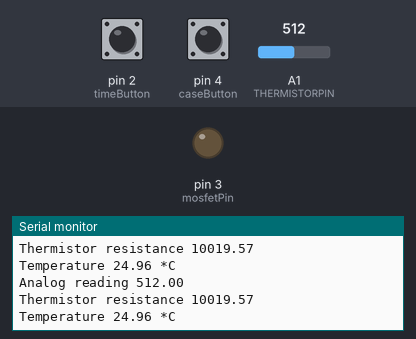
Simulated run of this sketch. Board: Arduino Uno, built with avr-gcc and run on an emulated ATmega328P. Parts: output pins drawn as LEDs (lit = HIGH), the last lines printed to the serial monitor. Inputs (shaded band) come from the test bench; at power-on: A1 (THERMISTORPIN) = 512, pin 2 (timeButton) HIGH, pin 4 (caseButton) HIGH. EEPROM starts erased; pins used as bus, display or sensor lines are not drawn.

Above: at 1.2 s.
1.3 s: A1 (THERMISTORPIN) set to 900
At 1.34 s:
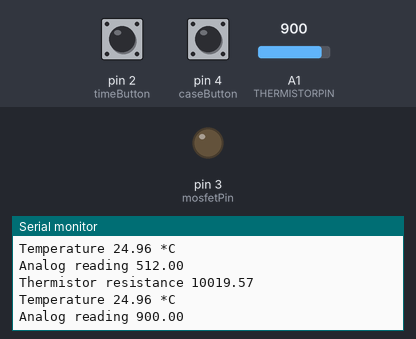
4.3 s: pin 2 (timeButton) pulled LOW for 0.15 s
At 4.49 s:
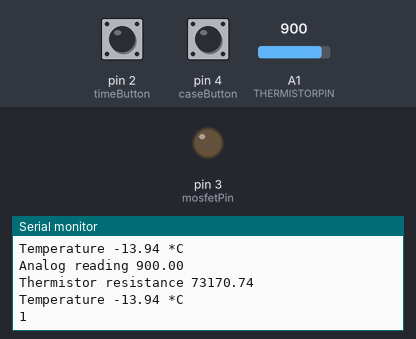
7.4 s: pin 4 (caseButton) pulled LOW for 0.15 s
10.5 s: pin 2 (timeButton) pulled LOW for 1 s
At 10.58 s:
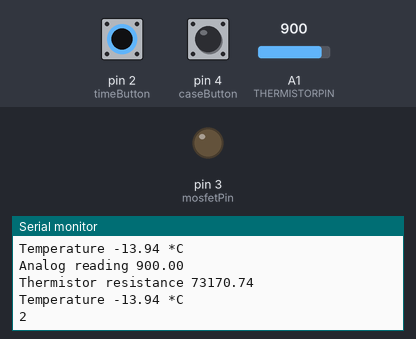
14.5 s: pin 4 (caseButton) pulled LOW for 1 s
18.5 s: A1 (THERMISTORPIN) set to 1023
At 18.57 s:
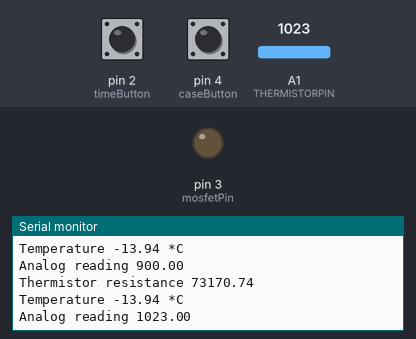
Timing chart, 0 to 21.1 s (numbered marks = the images above; inputs shaded):
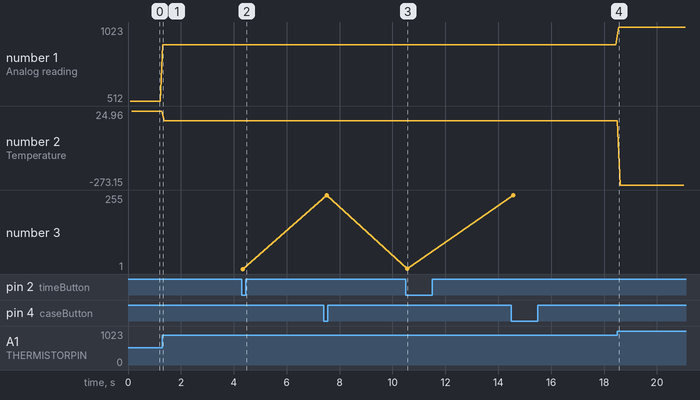

The sketch:

Millis_EEPROM--r-wBug.ino
```cpp
#include<EEPROM.h>

#define SERIESRESISTOR 10000

#define THERMISTORNOMINAL 10000

// What pin to connect the sensor to
int THERMISTORPIN =A1;

#define BCOEFFICIENT 3950

#define TEMPERATURENOMINAL 25

float steinhart;
float reading;

int timeButton = 2;  // Pin za zgolemvanje na vremeto
int caseButton = 4;   // Pin za kapakot od greacot
int mosfetPin = 3;    // MOSFET Attiny-0 arduino-3
int ledPin = 1;       // LED dioda
int mosfetPWM = 767;  // PWM na mosfet

int vreme = 0;        // postaveno vreme
int zgolemuvanje = 1; // za kolku se zgolemuva vremeto
/***********************************************************/

boolean buttonTimeState = false;     // State na timeButton pinot
boolean buttonCaseClosed = false;    // State za kapakot od greacot

unsigned long currentMillis;
unsigned long startMillis;  // Stores timing for caseButton
unsigned long interval = 1000;
/***********************************************************/


void setup() {
pinMode (mosfetPin, OUTPUT);
pinMode (ledPin, OUTPUT);
pinMode (timeButton, INPUT);
pinMode (caseButton, INPUT);
pinMode (THERMISTORPIN, INPUT);

digitalWrite (mosfetPin, LOW);
digitalWrite (ledPin, LOW);
Serial.begin(9600);
EEPROM.read(45);
}

void loop() {
  checkTimeButton();
}

void checkTimeButton()  {
  digitalWrite(ledPin, LOW);
  delay(30);
  digitalWrite(ledPin, HIGH);
  delay(30);
  digitalWrite(ledPin, LOW);
  delay(30);

if (digitalRead(timeButton) == LOW && !buttonTimeState && vreme < 10) {
    buttonTimeState = true;
      vreme += zgolemuvanje;
      Serial.println(vreme);
        digitalWrite(ledPin, HIGH);
        delay((200*vreme));
        digitalWrite(ledPin, LOW);
    }
  else if ( digitalRead(timeButton) == HIGH && buttonTimeState) {
        buttonTimeState = false;
    }
if (digitalRead(timeButton) == LOW && !buttonTimeState && vreme >= 10) {
   vreme = 0;
   Serial.println(vreme);
      }

/*****************************************************************/
  reading = analogRead(THERMISTORPIN);

  Serial.print("Analog reading ");
  Serial.println(reading);

  // convert the value to resistance
  reading = (1023 / reading)  - 1;     // (1023/ADC - 1)
  reading = SERIESRESISTOR / reading;  // 10K / (1023/ADC - 1)
  Serial.print("Thermistor resistance ");
  Serial.println(reading);


  steinhart = reading / THERMISTORNOMINAL;     // (R/Ro)
  steinhart = log(steinhart);                  // ln(R/Ro)
  steinhart /= BCOEFFICIENT;                   // 1/B * ln(R/Ro)
  steinhart += 1.0 / (TEMPERATURENOMINAL + 273.15); // + (1/To)
  steinhart = 1.0 / steinhart;                 // Invert
  steinhart -= 273.15;                         // convert to C

Serial.print("Temperature ");
  Serial.print(steinhart);
  Serial.println(" *C");

/***************************************************/
if (digitalRead(caseButton) == LOW && !buttonCaseClosed && steinhart < 30) {
    buttonCaseClosed = true;
    EEPROM.write(45, vreme);
      startMillis = millis();
      unsigned long vremeNaGreac = vreme * interval;
      Serial.println(EEPROM.read(1));
      Serial.println("Case Closed");
        if ((startMillis) < vremeNaGreac) {
          analogWrite(mosfetPin, mosfetPWM);
     }
         else if ((startMillis) >= vremeNaGreac) {
          digitalWrite(mosfetPin, LOW);
          startMillis= millis();
     }

    }

else if (digitalRead(caseButton) == HIGH && buttonCaseClosed || steinhart >= 30) {
    buttonCaseClosed = false;
  }
 }

/***************************************************/
```

Measured:
- after the input at 1.3 s, the serial monitor: prints a new line at once (image 1)
- after the input at 4.3 s, the serial monitor: prints a new line at once (image 2)
- after the input at 10.5 s, the serial monitor: prints a new line after 0.06 s (image 3)
- after the input at 18.5 s, the serial monitor: prints a new line after 0.05 s (image 4)
- plotted number 1: 512 → 900 after the input at 1.3 s, 900 → 1023 after the input at 18.5 s
- plotted number 2: 24.96 → -13.94 after the input at 1.3 s, -13.94 → -273.15 after the input at 18.5 s
- plotted number 3: 1 → 255 after the input at 7.4 s, 255 → 2 after the input at 10.5 s, 2 → 255 after the input at 14.5 s
